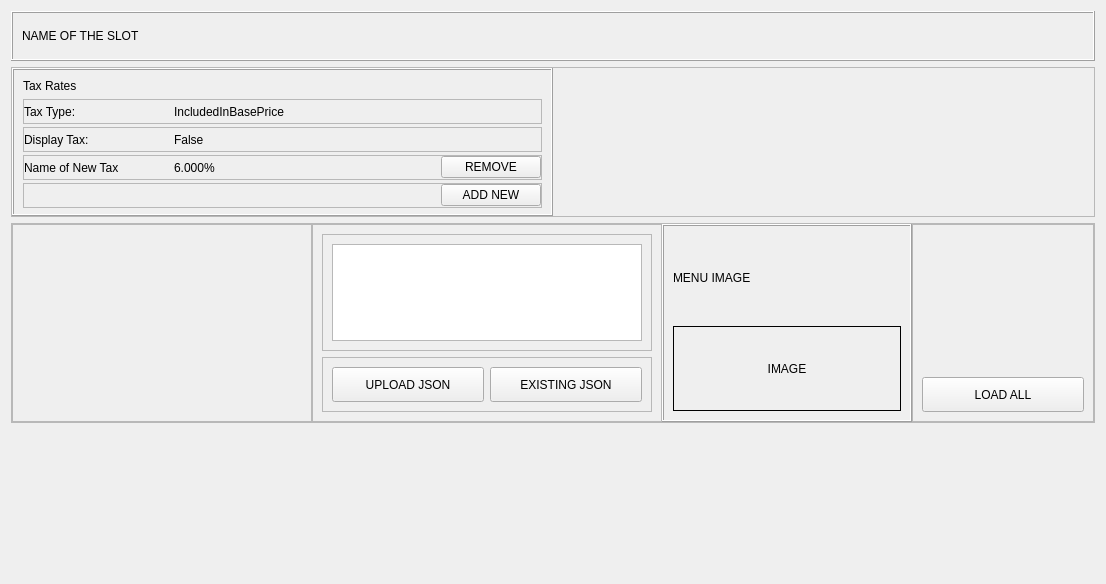
      <widget class="QWidget" name="slot2">
       <attribute name="title">
        <string>Slot 2</string>
       </attribute>
       <layout class="QVBoxLayout" name="verticalLayout_15">
        <item>
         <widget class="QFrame" name="frameHeader_2">
          <property name="minimumSize">
           <size>
            <width>0</width>
            <height>50</height>
           </size>
          </property>
          <property name="maximumSize">
           <size>
            <width>16777215</width>
            <height>50</height>
           </size>
          </property>
          <property name="styleSheet">
           <string notr="true"/>
          </property>
          <property name="frameShape">
           <enum>QFrame::Box</enum>
          </property>
          <property name="frameShadow">
           <enum>QFrame::Raised</enum>
          </property>
          <layout class="QHBoxLayout" name="horizontalLayout_37">
           <item>
            <widget class="QLabel" name="nameOfSlot_2">
             <property name="text">
              <string>NAME OF THE SLOT</string>
             </property>
            </widget>
           </item>
           <item>
            <spacer name="horizontalSpacer_12">
             <property name="orientation">
              <enum>Qt::Horizontal</enum>
             </property>
             <property name="sizeHint" stdset="0">
              <size>
               <width>944</width>
               <height>20</height>
              </size>
             </property>
            </spacer>
           </item>
          </layout>
         </widget>
        </item>
        <item>
         <widget class="QFrame" name="frameMainTax_2">
          <property name="minimumSize">
           <size>
            <width>0</width>
            <height>150</height>
           </size>
          </property>
          <property name="maximumSize">
           <size>
            <width>16777215</width>
            <height>150</height>
           </size>
          </property>
          <property name="frameShape">
           <enum>QFrame::StyledPanel</enum>
          </property>
          <property name="frameShadow">
           <enum>QFrame::Raised</enum>
          </property>
          <layout class="QHBoxLayout" name="horizontalLayout_32">
           <property name="spacing">
            <number>0</number>
           </property>
           <property name="leftMargin">
            <number>0</number>
           </property>
           <property name="topMargin">
            <number>0</number>
           </property>
           <property name="rightMargin">
            <number>0</number>
           </property>
           <property name="bottomMargin">
            <number>0</number>
           </property>
           <item>
            <widget class="QFrame" name="frameTax_2">
             <property name="minimumSize">
              <size>
               <width>300</width>
               <height>0</height>
              </size>
             </property>
             <property name="maximumSize">
              <size>
               <width>16777215</width>
               <height>150</height>
              </size>
             </property>
             <property name="contextMenuPolicy">
              <enum>Qt::DefaultContextMenu</enum>
             </property>
             <property name="frameShape">
              <enum>QFrame::Box</enum>
             </property>
             <property name="frameShadow">
              <enum>QFrame::Raised</enum>
             </property>
             <layout class="QVBoxLayout" name="verticalLayout_10">
              <item>
               <widget class="QLabel" name="labelTaxFrame_2">
                <property name="text">
                 <string>Tax Rates</string>
                </property>
               </widget>
              </item>
              <item>
               <widget class="QFrame" name="frameTaxType_2">
                <property name="minimumSize">
                 <size>
                  <width>0</width>
                  <height>25</height>
                 </size>
                </property>
                <property name="frameShape">
                 <enum>QFrame::StyledPanel</enum>
                </property>
                <property name="frameShadow">
                 <enum>QFrame::Raised</enum>
                </property>
                <layout class="QHBoxLayout" name="horizontalLayout_33">
                 <property name="spacing">
                  <number>0</number>
                 </property>
                 <property name="leftMargin">
                  <number>0</number>
                 </property>
                 <property name="topMargin">
                  <number>0</number>
                 </property>
                 <property name="rightMargin">
                  <number>0</number>
                 </property>
                 <property name="bottomMargin">
                  <number>0</number>
                 </property>
                 <item>
                  <widget class="QLabel" name="labelTaxType_2">
                   <property name="minimumSize">
                    <size>
                     <width>150</width>
                     <height>0</height>
                    </size>
                   </property>
                   <property name="maximumSize">
                    <size>
                     <width>150</width>
                     <height>16777215</height>
                    </size>
                   </property>
                   <property name="text">
                    <string>Tax Type:</string>
                   </property>
                  </widget>
                 </item>
                 <item>
                  <widget class="QLabel" name="labelTaxIncluded_2">
                   <property name="text">
                    <string>IncludedInBasePrice</string>
                   </property>
                  </widget>
                 </item>
                </layout>
               </widget>
              </item>
              <item>
               <widget class="QFrame" name="frameDisplayTax_2">
                <property name="minimumSize">
                 <size>
                  <width>0</width>
                  <height>25</height>
                 </size>
                </property>
                <property name="frameShape">
                 <enum>QFrame::StyledPanel</enum>
                </property>
                <property name="frameShadow">
                 <enum>QFrame::Raised</enum>
                </property>
                <layout class="QHBoxLayout" name="horizontalLayout_34">
                 <property name="spacing">
                  <number>0</number>
                 </property>
                 <property name="leftMargin">
                  <number>0</number>
                 </property>
                 <property name="topMargin">
                  <number>0</number>
                 </property>
                 <property name="rightMargin">
                  <number>0</number>
                 </property>
                 <property name="bottomMargin">
                  <number>0</number>
                 </property>
                 <item>
                  <widget class="QLabel" name="labelDisplayTax_2">
                   <property name="minimumSize">
                    <size>
                     <width>150</width>
                     <height>0</height>
                    </size>
                   </property>
                   <property name="maximumSize">
                    <size>
                     <width>150</width>
                     <height>16777215</height>
                    </size>
                   </property>
                   <property name="text">
                    <string>Display Tax:</string>
                   </property>
                  </widget>
                 </item>
                 <item>
                  <widget class="QLabel" name="labelTrueFalseTax_2">
                   <property name="text">
                    <string>False</string>
                   </property>
                  </widget>
                 </item>
                </layout>
               </widget>
              </item>
              <item>
               <widget class="QFrame" name="frameNameNewTax_2">
                <property name="minimumSize">
                 <size>
                  <width>0</width>
                  <height>25</height>
                 </size>
                </property>
                <property name="frameShape">
                 <enum>QFrame::StyledPanel</enum>
                </property>
                <property name="frameShadow">
                 <enum>QFrame::Raised</enum>
                </property>
                <layout class="QHBoxLayout" name="horizontalLayout_35">
                 <property name="spacing">
                  <number>0</number>
                 </property>
                 <property name="leftMargin">
                  <number>0</number>
                 </property>
                 <property name="topMargin">
                  <number>0</number>
                 </property>
                 <property name="rightMargin">
                  <number>0</number>
                 </property>
                 <property name="bottomMargin">
                  <number>0</number>
                 </property>
                 <item>
                  <widget class="QLabel" name="labelNewTax_2">
                   <property name="minimumSize">
                    <size>
                     <width>150</width>
                     <height>0</height>
                    </size>
                   </property>
                   <property name="maximumSize">
                    <size>
                     <width>150</width>
                     <height>16777215</height>
                    </size>
                   </property>
                   <property name="text">
                    <string>Name of New Tax</string>
                   </property>
                  </widget>
                 </item>
                 <item>
                  <widget class="QLabel" name="labelPercentageNewTax_2">
                   <property name="minimumSize">
                    <size>
                     <width>100</width>
                     <height>0</height>
                    </size>
                   </property>
                   <property name="maximumSize">
                    <size>
                     <width>100</width>
                     <height>16777215</height>
                    </size>
                   </property>
                   <property name="text">
                    <string>6.000%</string>
                   </property>
                  </widget>
                 </item>
                 <item>
                  <spacer name="horizontalSpacer_9">
                   <property name="orientation">
                    <enum>Qt::Horizontal</enum>
                   </property>
                   <property name="sizeHint" stdset="0">
                    <size>
                     <width>163</width>
                     <height>20</height>
                    </size>
                   </property>
                  </spacer>
                 </item>
                 <item>
                  <widget class="QPushButton" name="buttonRemoveTax_2">
                   <property name="minimumSize">
                    <size>
                     <width>100</width>
                     <height>0</height>
                    </size>
                   </property>
                   <property name="maximumSize">
                    <size>
                     <width>100</width>
                     <height>16777215</height>
                    </size>
                   </property>
                   <property name="text">
                    <string>REMOVE</string>
                   </property>
                  </widget>
                 </item>
                </layout>
               </widget>
              </item>
              <item>
               <widget class="QFrame" name="frameButtonAddTax_2">
                <property name="minimumSize">
                 <size>
                  <width>0</width>
                  <height>25</height>
                 </size>
                </property>
                <property name="frameShape">
                 <enum>QFrame::StyledPanel</enum>
                </property>
                <property name="frameShadow">
                 <enum>QFrame::Raised</enum>
                </property>
                <layout class="QHBoxLayout" name="horizontalLayout_36">
                 <property name="spacing">
                  <number>0</number>
                 </property>
                 <property name="leftMargin">
                  <number>0</number>
                 </property>
                 <property name="topMargin">
                  <number>0</number>
                 </property>
                 <property name="rightMargin">
                  <number>0</number>
                 </property>
                 <property name="bottomMargin">
                  <number>0</number>
                 </property>
                 <item>
                  <spacer name="horizontalSpacer_10">
                   <property name="orientation">
                    <enum>Qt::Horizontal</enum>
                   </property>
                   <property name="sizeHint" stdset="0">
                    <size>
                     <width>40</width>
                     <height>20</height>
                    </size>
                   </property>
                  </spacer>
                 </item>
                 <item alignment="Qt::AlignRight|Qt::AlignVCenter">
                  <widget class="QPushButton" name="buttonAddTax_2">
                   <property name="minimumSize">
                    <size>
                     <width>100</width>
                     <height>0</height>
                    </size>
                   </property>
                   <property name="maximumSize">
                    <size>
                     <width>100</width>
                     <height>16777215</height>
                    </size>
                   </property>
                   <property name="text">
                    <string>ADD NEW</string>
                   </property>
                  </widget>
                 </item>
                </layout>
               </widget>
              </item>
             </layout>
            </widget>
           </item>
           <item>
            <spacer name="horizontalSpacer_11">
             <property name="orientation">
              <enum>Qt::Horizontal</enum>
             </property>
             <property name="sizeHint" stdset="0">
              <size>
               <width>536</width>
               <height>20</height>
              </size>
             </property>
            </spacer>
           </item>
          </layout>
         </widget>
        </item>
        <item>
         <widget class="QFrame" name="frameJsonOptions_2">
          <property name="sizePolicy">
           <sizepolicy hsizetype="Preferred" vsizetype="Fixed">
            <horstretch>0</horstretch>
            <verstretch>0</verstretch>
           </sizepolicy>
          </property>
          <property name="minimumSize">
           <size>
            <width>0</width>
            <height>50</height>
           </size>
          </property>
          <property name="maximumSize">
           <size>
            <width>16777215</width>
            <height>200</height>
           </size>
          </property>
          <property name="frameShape">
           <enum>QFrame::StyledPanel</enum>
          </property>
          <property name="frameShadow">
           <enum>QFrame::Raised</enum>
          </property>
          <layout class="QHBoxLayout" name="horizontalLayout_38">
           <property name="spacing">
            <number>0</number>
           </property>
           <property name="leftMargin">
            <number>0</number>
           </property>
           <property name="topMargin">
            <number>0</number>
           </property>
           <property name="rightMargin">
            <number>0</number>
           </property>
           <property name="bottomMargin">
            <number>0</number>
           </property>
           <item>
            <widget class="QFrame" name="frameDropFiles_2">
             <property name="sizePolicy">
              <sizepolicy hsizetype="Fixed" vsizetype="Preferred">
               <horstretch>0</horstretch>
               <verstretch>0</verstretch>
              </sizepolicy>
             </property>
             <property name="minimumSize">
              <size>
               <width>300</width>
               <height>0</height>
              </size>
             </property>
             <property name="frameShape">
              <enum>QFrame::StyledPanel</enum>
             </property>
             <property name="frameShadow">
              <enum>QFrame::Raised</enum>
             </property>
             <layout class="QHBoxLayout" name="horizontalLayout_39"/>
            </widget>
           </item>
           <item>
            <widget class="QFrame" name="framePasteJson_2">
             <property name="minimumSize">
              <size>
               <width>350</width>
               <height>0</height>
              </size>
             </property>
             <property name="frameShape">
              <enum>QFrame::StyledPanel</enum>
             </property>
             <property name="frameShadow">
              <enum>QFrame::Raised</enum>
             </property>
             <layout class="QVBoxLayout" name="verticalLayout_11">
              <item>
               <widget class="QFrame" name="frameJson_2">
                <property name="frameShape">
                 <enum>QFrame::StyledPanel</enum>
                </property>
                <property name="frameShadow">
                 <enum>QFrame::Raised</enum>
                </property>
                <layout class="QHBoxLayout" name="horizontalLayout_40">
                 <item>
                  <widget class="QPlainTextEdit" name="boxJsonLoader_2">
                   <property name="sizePolicy">
                    <sizepolicy hsizetype="Preferred" vsizetype="Preferred">
                     <horstretch>0</horstretch>
                     <verstretch>0</verstretch>
                    </sizepolicy>
                   </property>
                   <property name="autoFillBackground">
                    <bool>true</bool>
                   </property>
                   <property name="styleSheet">
                    <string notr="true"/>
                   </property>
                  </widget>
                 </item>
                </layout>
               </widget>
              </item>
              <item>
               <widget class="QFrame" name="frameUploadExisting_2">
                <property name="frameShape">
                 <enum>QFrame::StyledPanel</enum>
                </property>
                <property name="frameShadow">
                 <enum>QFrame::Raised</enum>
                </property>
                <layout class="QHBoxLayout" name="horizontalLayout_41">
                 <item>
                  <widget class="QPushButton" name="buttonUploadJson_2">
                   <property name="sizePolicy">
                    <sizepolicy hsizetype="Minimum" vsizetype="Preferred">
                     <horstretch>0</horstretch>
                     <verstretch>0</verstretch>
                    </sizepolicy>
                   </property>
                   <property name="text">
                    <string>UPLOAD JSON</string>
                   </property>
                  </widget>
                 </item>
                 <item>
                  <widget class="QPushButton" name="buttonExistingJson_2">
                   <property name="minimumSize">
                    <size>
                     <width>0</width>
                     <height>35</height>
                    </size>
                   </property>
                   <property name="text">
                    <string>EXISTING JSON</string>
                   </property>
                  </widget>
                 </item>
                </layout>
               </widget>
              </item>
             </layout>
            </widget>
           </item>
           <item>
            <widget class="QFrame" name="frameMenuImage_2">
             <property name="minimumSize">
              <size>
               <width>250</width>
               <height>0</height>
              </size>
             </property>
             <property name="sizeIncrement">
              <size>
               <width>0</width>
               <height>0</height>
              </size>
             </property>
             <property name="styleSheet">
              <string notr="true"/>
             </property>
             <property name="frameShape">
              <enum>QFrame::Box</enum>
             </property>
             <property name="frameShadow">
              <enum>QFrame::Raised</enum>
             </property>
             <layout class="QVBoxLayout" name="verticalLayout_12">
              <item>
               <widget class="QLabel" name="LabelMenuImage_2">
                <property name="text">
                 <string>MENU IMAGE</string>
                </property>
               </widget>
              </item>
              <item>
               <widget class="QLabel" name="menuImage_2">
                <property name="frameShape">
                 <enum>QFrame::Box</enum>
                </property>
                <property name="text">
                 <string>IMAGE</string>
                </property>
                <property name="alignment">
                 <set>Qt::AlignCenter</set>
                </property>
               </widget>
              </item>
             </layout>
            </widget>
           </item>
           <item>
            <widget class="QFrame" name="frameLoadAll_2">
             <property name="frameShape">
              <enum>QFrame::StyledPanel</enum>
             </property>
             <property name="frameShadow">
              <enum>QFrame::Raised</enum>
             </property>
             <layout class="QVBoxLayout" name="verticalLayout_13">
              <item>
               <spacer name="verticalSpacer_4">
                <property name="orientation">
                 <enum>Qt::Vertical</enum>
                </property>
                <property name="sizeHint" stdset="0">
                 <size>
                  <width>20</width>
                  <height>134</height>
                 </size>
                </property>
               </spacer>
              </item>
              <item>
               <widget class="QPushButton" name="buttonLoadAll_2">
                <property name="minimumSize">
                 <size>
                  <width>0</width>
                  <height>35</height>
                 </size>
                </property>
                <property name="text">
                 <string>LOAD ALL</string>
                </property>
               </widget>
              </item>
             </layout>
            </widget>
           </item>
          </layout>
         </widget>
        </item>
        <item>
         <spacer name="verticalSpacer_3">
          <property name="orientation">
           <enum>Qt::Vertical</enum>
          </property>
          <property name="sizeHint" stdset="0">
           <size>
            <width>20</width>
            <height>150</height>
           </size>
          </property>
         </spacer>
        </item>
       </layout>
      </widget>
